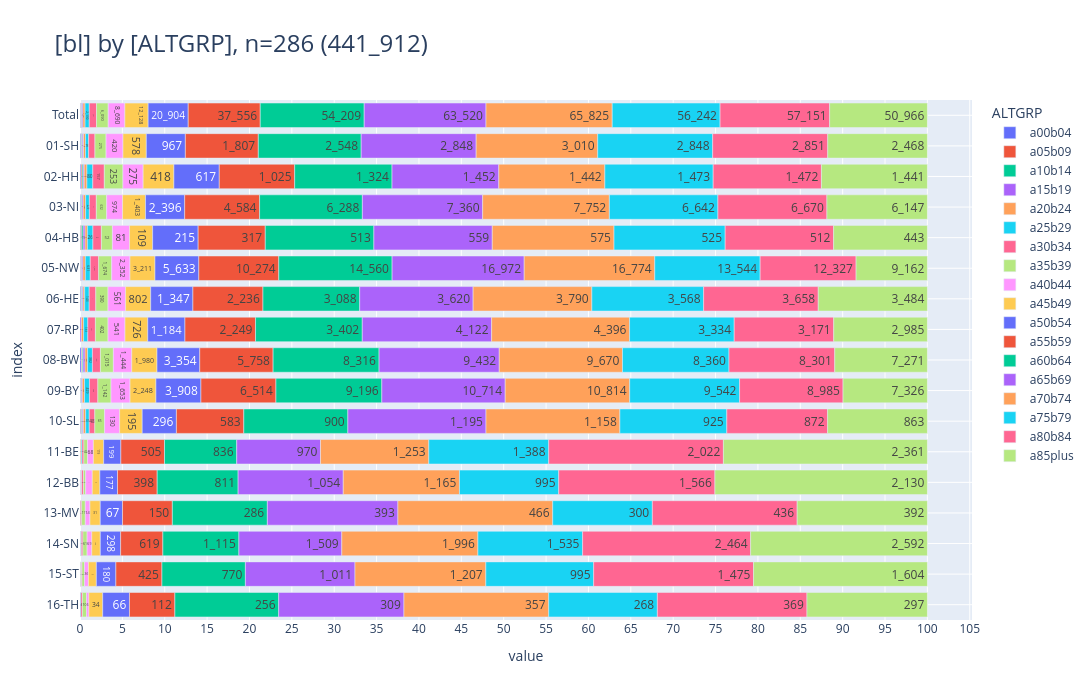

Notebook cell for this chart:
### Code cell
_alias='ALTGRP'
_df = (
    show_freqs(alias=_alias, incl_c44_and_d=False)
    .rename(columns={"kkr": "bl"})
    [["bl", "ALTGRP", "cnt"]]
)
_=pls.plot_stacked_bars(
    _df,
    orientation="h",
    normalize=False,
    relative=True,
    dropna=False,
    sort_values_index=False,
    show_total=True,
    height=700,
)

### Figure 1 — Plotly figure (JSON) as saved in the notebook; plotly's stock layout.template omitted (floating-point values rounded to 4 significant figures)
{"data": [{"hovertemplate": "col=a00b04<br>value=%{x}<br>index=%{y}<br>cnt_str=%{text}<extra></extra>", "legendgroup": "a00b04", "marker": {"color": "#636EFA", "pattern": {"shape": ""}}, "name": "a00b04", "orientation": "h", "showlegend": true, "text": ["389", "23", "14", "56", "3", "93", "30", "117", "41", "7", "3", "2"], "textposition": "auto", "type": "bar", "x": [389, 23, 14, 56, 3, 93, 30, 117, 41, 7, 3, 2], "xaxis": "x", "y": [" Total", "01-SH", "02-HH", "03-NI", "04-HB", "05-NW", "06-HE", "08-BW", "09-BY", "10-SL", "12-BB", "14-SN"], "yaxis": "y"}, {"hovertemplate": "col=a05b09<br>value=%{x}<br>index=%{y}<br>cnt_str=%{text}<extra></extra>", "legendgroup": "a05b09", "marker": {"color": "#EF553B", "pattern": {"shape": ""}}, "name": "a05b09", "orientation": "h", "showlegend": true, "text": ["226", "15", "14", "25", "5", "55", "17", "57", "28", "6", "1", "3"], "textposition": "auto", "type": "bar", "x": [226, 15, 14, 25, 5, 55, 17, 57, 28, 6, 1, 3], "xaxis": "x", "y": [" Total", "01-SH", "02-HH", "03-NI", "04-HB", "05-NW", "06-HE", "08-BW", "09-BY", "10-SL", "12-BB", "14-SN"], "yaxis": "y"}, {"hovertemplate": "col=a10b14<br>value=%{x}<br>index=%{y}<br>cnt_str=%{text}<extra></extra>", "legendgroup": "a10b14", "marker": {"color": "#00CC96", "pattern": {"shape": ""}}, "name": "a10b14", "orientation": "h", "showlegend": true, "text": ["293", "19", "15", "43", "7", "67", "20", "70", "43", "7", "2"], "textposition": "auto", "type": "bar", "x": [293, 19, 15, 43, 7, 67, 20, 70, 43, 7, 2], "xaxis": "x", "y": [" Total", "01-SH", "02-HH", "03-NI", "04-HB", "05-NW", "06-HE", "08-BW", "09-BY", "10-SL", "12-BB"], "yaxis": "y"}, {"hovertemplate": "col=a15b19<br>value=%{x}<br>index=%{y}<br>cnt_str=%{text}<extra></extra>", "legendgroup": "a15b19", "marker": {"color": "#AB63FA", "pattern": {"shape": ""}}, "name": "a15b19", "orientation": "h", "showlegend": true, "text": ["626", "30", "14", "72", "9", "163", "31", "45", "153", "89", "9", "2", "3", "4", "2"], "textposition": "auto", "type": "bar", "x": [626, 30, 14, 72, 9, 163, 31, 45, 153, 89, 9, 2, 3, 4, 2], "xaxis": "x", "y": [" Total", "01-SH", "02-HH", "03-NI", "04-HB", "05-NW", "06-HE", "07-RP", "08-BW", "09-BY", "10-SL", "11-BE", "12-BB", "14-SN", "15-ST"], "yaxis": "y"}, {"hovertemplate": "col=a20b24<br>value=%{x}<br>index=%{y}<br>cnt_str=%{text}<extra></extra>", "legendgroup": "a20b24", "marker": {"color": "#FFA15A", "pattern": {"shape": ""}}, "name": "a20b24", "orientation": "h", "showlegend": true, "text": ["1_110", "49", "37", "148", "11", "310", "52", "71", "196", "192", "20", "10", "5", "3", "6"], "textposition": "auto", "type": "bar", "x": [1110, 49, 37, 148, 11, 310, 52, 71, 196, 192, 20, 10, 5, 3, 6], "xaxis": "x", "y": [" Total", "01-SH", "02-HH", "03-NI", "04-HB", "05-NW", "06-HE", "07-RP", "08-BW", "09-BY", "10-SL", "11-BE", "12-BB", "14-SN", "15-ST"], "yaxis": "y"}, {"hovertemplate": "col=a25b29<br>value=%{x}<br>index=%{y}<br>cnt_str=%{text}<extra></extra>", "legendgroup": "a25b29", "marker": {"color": "#19D3F3", "pattern": {"shape": ""}}, "name": "a25b29", "orientation": "h", "showlegend": true, "text": ["2_190", "78", "80", "229", "26", "631", "143", "133", "382", "429", "31", "11", "3", "1", "7", "4", "2"], "textposition": "auto", "type": "bar", "x": [2190, 78, 80, 229, 26, 631, 143, 133, 382, 429, 31, 11, 3, 1, 7, 4, 2], "xaxis": "x", "y": [" Total", "01-SH", "02-HH", "03-NI", "04-HB", "05-NW", "06-HE", "07-RP", "08-BW", "09-BY", "10-SL", "11-BE", "12-BB", "13-MV", "14-SN", "15-ST", "16-TH"], "yaxis": "y"}, {"hovertemplate": "col=a30b34<br>value=%{x}<br>index=%{y}<br>cnt_str=%{text}<extra></extra>", "legendgroup": "a30b34", "marker": {"color": "#FF6692", "pattern": {"shape": ""}}, "name": "a30b34", "orientation": "h", "showlegend": true, "text": ["3_797", "156", "157", "427", "40", "1_078", "211", "242", "630", "730", "48", "22", "18", "4", "24", "6", "4"], "textposition": "auto", "type": "bar", "x": [3797, 156, 157, 427, 40, 1078, 211, 242, 630, 730, 48, 22, 18, 4, 24, 6, 4], "xaxis": "x", "y": [" Total", "01-SH", "02-HH", "03-NI", "04-HB", "05-NW", "06-HE", "07-RP", "08-BW", "09-BY", "10-SL", "11-BE", "12-BB", "13-MV", "14-SN", "15-ST", "16-TH"], "yaxis": "y"}, {"hovertemplate": "col=a35b39<br>value=%{x}<br>index=%{y}<br>cnt_str=%{text}<extra></extra>", "legendgroup": "a35b39", "marker": {"color": "#B6E880", "pattern": {"shape": ""}}, "name": "a35b39", "orientation": "h", "showlegend": true, "text": ["6_090", "275", "253", "632", "52", "1_674", "390", "402", "1_015", "1_142", "85", "42", "22", "11", "61", "24", "10"], "textposition": "auto", "type": "bar", "x": [6090, 275, 253, 632, 52, 1674, 390, 402, 1015, 1142, 85, 42, 22, 11, 61, 24, 10], "xaxis": "x", "y": [" Total", "01-SH", "02-HH", "03-NI", "04-HB", "05-NW", "06-HE", "07-RP", "08-BW", "09-BY", "10-SL", "11-BE", "12-BB", "13-MV", "14-SN", "15-ST", "16-TH"], "yaxis": "y"}, {"hovertemplate": "col=a40b44<br>value=%{x}<br>index=%{y}<br>cnt_str=%{text}<extra></extra>", "legendgroup": "a40b44", "marker": {"color": "#FF97FF", "pattern": {"shape": ""}}, "name": "a40b44", "orientation": "h", "showlegend": true, "text": ["8_690", "420", "275", "974", "81", "2_352", "561", "541", "1_444", "1_653", "130", "68", "66", "14", "69", "36", "6"], "textposition": "auto", "type": "bar", "x": [8690, 420, 275, 974, 81, 2352, 561, 541, 1444, 1653, 130, 68, 66, 14, 69, 36, 6], "xaxis": "x", "y": [" Total", "01-SH", "02-HH", "03-NI", "04-HB", "05-NW", "06-HE", "07-RP", "08-BW", "09-BY", "10-SL", "11-BE", "12-BB", "13-MV", "14-SN", "15-ST", "16-TH"], "yaxis": "y"}, {"hovertemplate": "col=a45b49<br>value=%{x}<br>index=%{y}<br>cnt_str=%{text}<extra></extra>", "legendgroup": "a45b49", "marker": {"color": "#FECB52", "pattern": {"shape": ""}}, "name": "a45b49", "orientation": "h", "showlegend": true, "text": ["12_128", "578", "418", "1_403", "109", "3_211", "802", "726", "1_980", "2_248", "195", "119", "76", "31", "125", "73", "34"], "textposition": "auto", "type": "bar", "x": [12128, 578, 418, 1403, 109, 3211, 802, 726, 1980, 2248, 195, 119, 76, 31, 125, 73, 34], "xaxis": "x", "y": [" Total", "01-SH", "02-HH", "03-NI", "04-HB", "05-NW", "06-HE", "07-RP", "08-BW", "09-BY", "10-SL", "11-BE", "12-BB", "13-MV", "14-SN", "15-ST", "16-TH"], "yaxis": "y"}, {"hovertemplate": "col=a50b54<br>value=%{x}<br>index=%{y}<br>cnt_str=%{text}<extra></extra>", "legendgroup": "a50b54", "marker": {"color": "#636EFA", "pattern": {"shape": ""}}, "name": "a50b54", "orientation": "h", "showlegend": true, "text": ["20_904", "967", "617", "2_396", "215", "5_633", "1_347", "1_184", "3_354", "3_908", "296", "199", "177", "67", "298", "180", "66"], "textposition": "auto", "type": "bar", "x": [20904, 967, 617, 2396, 215, 5633, 1347, 1184, 3354, 3908, 296, 199, 177, 67, 298, 180, 66], "xaxis": "x", "y": [" Total", "01-SH", "02-HH", "03-NI", "04-HB", "05-NW", "06-HE", "07-RP", "08-BW", "09-BY", "10-SL", "11-BE", "12-BB", "13-MV", "14-SN", "15-ST", "16-TH"], "yaxis": "y"}, {"hovertemplate": "col=a55b59<br>value=%{x}<br>index=%{y}<br>cnt_str=%{text}<extra></extra>", "legendgroup": "a55b59", "marker": {"color": "#EF553B", "pattern": {"shape": ""}}, "name": "a55b59", "orientation": "h", "showlegend": true, "text": ["37_556", "1_807", "1_025", "4_584", "317", "10_274", "2_236", "2_249", "5_758", "6_514", "583", "505", "398", "150", "619", "425", "112"], "textposition": "auto", "type": "bar", "x": [37556, 1807, 1025, 4584, 317, 10274, 2236, 2249, 5758, 6514, 583, 505, 398, 150, 619, 425, 112], "xaxis": "x", "y": [" Total", "01-SH", "02-HH", "03-NI", "04-HB", "05-NW", "06-HE", "07-RP", "08-BW", "09-BY", "10-SL", "11-BE", "12-BB", "13-MV", "14-SN", "15-ST", "16-TH"], "yaxis": "y"}, {"hovertemplate": "col=a60b64<br>value=%{x}<br>index=%{y}<br>cnt_str=%{text}<extra></extra>", "legendgroup": "a60b64", "marker": {"color": "#00CC96", "pattern": {"shape": ""}}, "name": "a60b64", "orientation": "h", "showlegend": true, "text": ["54_209", "2_548", "1_324", "6_288", "513", "14_560", "3_088", "3_402", "8_316", "9_196", "900", "836", "811", "286", "1_115", "770", "256"], "textposition": "auto", "type": "bar", "x": [54209, 2548, 1324, 6288, 513, 14560, 3088, 3402, 8316, 9196, 900, 836, 811, 286, 1115, 770, 256], "xaxis": "x", "y": [" Total", "01-SH", "02-HH", "03-NI", "04-HB", "05-NW", "06-HE", "07-RP", "08-BW", "09-BY", "10-SL", "11-BE", "12-BB", "13-MV", "14-SN", "15-ST", "16-TH"], "yaxis": "y"}, {"hovertemplate": "col=a65b69<br>value=%{x}<br>index=%{y}<br>cnt_str=%{text}<extra></extra>", "legendgroup": "a65b69", "marker": {"color": "#AB63FA", "pattern": {"shape": ""}}, "name": "a65b69", "orientation": "h", "showlegend": true, "text": ["63_520", "2_848", "1_452", "7_360", "559", "16_972", "3_620", "4_122", "9_432", "10_714", "1_195", "970", "1_054", "393", "1_509", "1_011", "309"], "textposition": "auto", "type": "bar", "x": [63520, 2848, 1452, 7360, 559, 16972, 3620, 4122, 9432, 10714, 1195, 970, 1054, 393, 1509, 1011, 309], "xaxis": "x", "y": [" Total", "01-SH", "02-HH", "03-NI", "04-HB", "05-NW", "06-HE", "07-RP", "08-BW", "09-BY", "10-SL", "11-BE", "12-BB", "13-MV", "14-SN", "15-ST", "16-TH"], "yaxis": "y"}, {"hovertemplate": "col=a70b74<br>value=%{x}<br>index=%{y}<br>cnt_str=%{text}<extra></extra>", "legendgroup": "a70b74", "marker": {"color": "#FFA15A", "pattern": {"shape": ""}}, "name": "a70b74", "orientation": "h", "showlegend": true, "text": ["65_825", "3_010", "1_442", "7_752", "575", "16_774", "3_790", "4_396", "9_670", "10_814", "1_158", "1_253", "1_165", "466", "1_996", "1_207", "357"], "textposition": "auto", "type": "bar", "x": [65825, 3010, 1442, 7752, 575, 16774, 3790, 4396, 9670, 10814, 1158, 1253, 1165, 466, 1996, 1207, 357], "xaxis": "x", "y": [" Total", "01-SH", "02-HH", "03-NI", "04-HB", "05-NW", "06-HE", "07-RP", "08-BW", "09-BY", "10-SL", "11-BE", "12-BB", "13-MV", "14-SN", "15-ST", "16-TH"], "yaxis": "y"}, {"hovertemplate": "col=a75b79<br>value=%{x}<br>index=%{y}<br>cnt_str=%{text}<extra></extra>", "legendgroup": "a75b79", "marker": {"color": "#19D3F3", "pattern": {"shape": ""}}, "name": "a75b79", "orientation": "h", "showlegend": true, "text": ["56_242", "2_848", "1_473", "6_642", "525", "13_544", "3_568", "3_334", "8_360", "9_542", "925", "1_388", "995", "300", "1_535", "995", "268"], "textposition": "auto", "type": "bar", "x": [56242, 2848, 1473, 6642, 525, 13544, 3568, 3334, 8360, 9542, 925, 1388, 995, 300, 1535, 995, 268], "xaxis": "x", "y": [" Total", "01-SH", "02-HH", "03-NI", "04-HB", "05-NW", "06-HE", "07-RP", "08-BW", "09-BY", "10-SL", "11-BE", "12-BB", "13-MV", "14-SN", "15-ST", "16-TH"], "yaxis": "y"}, {"hovertemplate": "col=a80b84<br>value=%{x}<br>index=%{y}<br>cnt_str=%{text}<extra></extra>", "legendgroup": "a80b84", "marker": {"color": "#FF6692", "pattern": {"shape": ""}}, "name": "a80b84", "orientation": "h", "showlegend": true, "text": ["57_151", "2_851", "1_472", "6_670", "512", "12_327", "3_658", "3_171", "8_301", "8_985", "872", "2_022", "1_566", "436", "2_464", "1_475", "369"], "textposition": "auto", "type": "bar", "x": [57151, 2851, 1472, 6670, 512, 12327, 3658, 3171, 8301, 8985, 872, 2022, 1566, 436, 2464, 1475, 369], "xaxis": "x", "y": [" Total", "01-SH", "02-HH", "03-NI", "04-HB", "05-NW", "06-HE", "07-RP", "08-BW", "09-BY", "10-SL", "11-BE", "12-BB", "13-MV", "14-SN", "15-ST", "16-TH"], "yaxis": "y"}, {"hovertemplate": "col=a85plus<br>value=%{x}<br>index=%{y}<br>cnt_str=%{text}<extra></extra>", "legendgroup": "a85plus", "marker": {"color": "#B6E880", "pattern": {"shape": ""}}, "name": "a85plus", "orientation": "h", "showlegend": true, "text": ["50_966", "2_468", "1_441", "6_147", "443", "9_162", "3_484", "2_985", "7_271", "7_326", "863", "2_361", "2_130", "392", "2_592", "1_604", "297"], "textposition": "auto", "type": "bar", "x": [50966, 2468, 1441, 6147, 443, 9162, 3484, 2985, 7271, 7326, 863, 2361, 2130, 392, 2592, 1604, 297], "xaxis": "x", "y": [" Total", "01-SH", "02-HH", "03-NI", "04-HB", "05-NW", "06-HE", "07-RP", "08-BW", "09-BY", "10-SL", "11-BE", "12-BB", "13-MV", "14-SN", "15-ST", "16-TH"], "yaxis": "y"}], "layout": {"barmode": "relative", "barnorm": "percent", "height": 700, "legend": {"title": {"text": "ALTGRP"}, "tracegroupgap": 0, "traceorder": "normal"}, "title": {"font": {"size": 24}, "text": "[bl] by [ALTGRP], n=286 (441_912)", "xanchor": "left", "y": 0.95, "yanchor": "top"}, "width": 1600, "xaxis": {"anchor": "y", "domain": [0, 1], "dtick": 5, "gridwidth": 1, "showgrid": true, "title": {"text": "value"}}, "yaxis": {"anchor": "x", "categoryarray": ["16-TH", "15-ST", "14-SN", "13-MV", "12-BB", "11-BE", "10-SL", "09-BY", "08-BW", "07-RP", "06-HE", "05-NW", "04-HB", "03-NI", "02-HH", "01-SH", " Total"], "categoryorder": "array", "domain": [0, 1], "gridwidth": 1, "showgrid": true, "title": {"text": "index"}}}}
